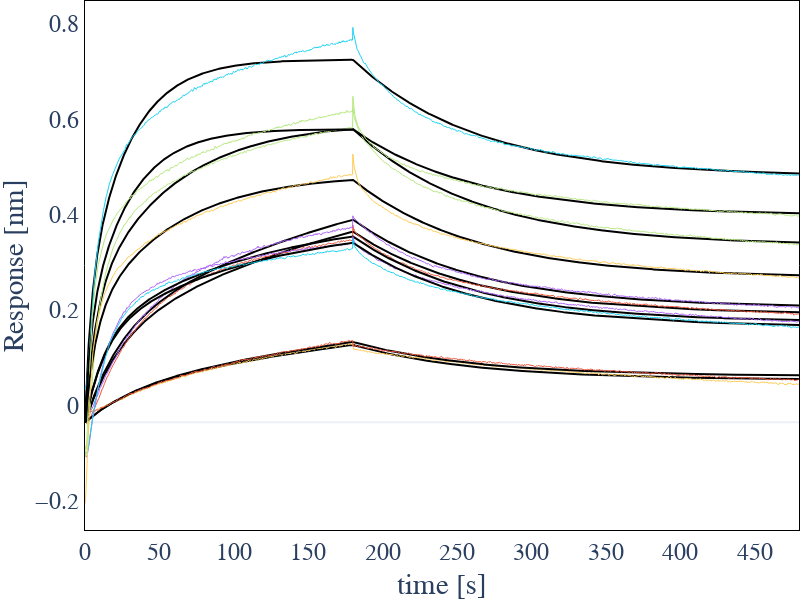

The notebook cell saved with this chart:
### Code cell
import plotly.graph_objects as go

fig = go.Figure()

for ds in exp.datasets:
    if ds.use_for_fit == False: continue
    x = np.array([])
    y = np.array([])
    y_fit = np.array([])
    
    for step in ds.steps:
        # if step.concentration>0: color = 'orangered'
        # elif step.concentration==0: color = 'cornflowerBlue'
        # else: color = 'lightgrey'
        mask = (ds.t>=step.start) & (ds.t<step.stop)

        if f"offset_ds{ds.index}_step{step.index}" in exp.params:
                offset = exp.params[f'offset_ds{ds.index}_step{step.index}'].value
        else: 
            offset = 0

        
        x_step = ds.t[mask]
        y_step = ds.response[mask] - offset
        y_fit_step = ds.fit_response[mask] - offset

        x = np.concatenate([x, x_step])
        y = np.concatenate([y, y_step])
        y_fit = np.concatenate([y_fit, y_fit_step])

    
    x = x - x[0]
    fig.add_scatter(x = x, 
                    y = y_fit,
                    marker=dict(size=0, 
                            color='black',
                            line=dict(width=1, color='black')),
                    line=dict(
                         width=2, 
                         color='black'
                         ),
                    name=ds.steps[0].concentration,)

        

    fig.add_scatter(x = x,
                    y = y,
                    marker=dict(
                            size=0, 
                            #color=color, 
                            line=dict(
                                    width=0.1, 
                                    #color=color
                                    )),
                    line=dict(
                            width=1, 
                            #color=color
                            ),
                    name=f"{ds.index}_{ds.steps[0].concentration:.2e}",
                    )



fig.update_layout(
            height=600,
            width = 800,
            font_family="Arial",
            font_size = 24,
            showlegend=False,
            margin=dict(l=0,r=0,b=0,t=0,pad=0), 
            template='plotly_white',
            paper_bgcolor="rgb(255, 255, 255)",  
            plot_bgcolor="rgb(255, 255, 255)") 

fig.update_xaxes(
    ticklabelposition="inside top", 
    title='time [s]',
    showline=True, 
    linewidth=1, 
    linecolor='black', 
    showgrid=False,
    mirror=True)

fig.update_yaxes(
    ticklabelposition="outside top", 
    title='Response [nm]',
    showline=True, 
    linewidth=1, 
    linecolor='black', 
    showgrid=False,
    mirror=True)



fig.show()

### Figure 1 — Plotly figure (JSON) as saved in the notebook; plotly's stock layout.template omitted (floating-point values rounded to 4 significant figures; data arrays with more than 128 entries replaced by an {"elided": "..."} marker saying what was removed)
{"data": [{"line": {"color": "black", "width": 2}, "marker": {"color": "black", "line": {"color": "black", "width": 1}, "size": 0}, "name": "1.0000000000000001e-07", "type": "scatter", "x": {"elided": "2400 float values"}, "y": {"elided": "2400 float values"}}, {"line": {"width": 1}, "marker": {"line": {"width": 0.1}, "size": 0}, "name": "0_1.00e-07", "type": "scatter", "x": {"elided": "2400 float values"}, "y": {"elided": "2400 float values"}}, {"line": {"color": "black", "width": 2}, "marker": {"color": "black", "line": {"color": "black", "width": 1}, "size": 0}, "name": "1.0000000000000001e-07", "type": "scatter", "x": {"elided": "2400 float values"}, "y": {"elided": "2400 float values"}}, {"line": {"width": 1}, "marker": {"line": {"width": 0.1}, "size": 0}, "name": "1_1.00e-07", "type": "scatter", "x": {"elided": "2400 float values"}, "y": {"elided": "2400 float values"}}, {"line": {"color": "black", "width": 2}, "marker": {"color": "black", "line": {"color": "black", "width": 1}, "size": 0}, "name": "8.000000000000001e-07", "type": "scatter", "x": {"elided": "2400 float values"}, "y": {"elided": "2400 float values"}}, {"line": {"width": 1}, "marker": {"line": {"width": 0.1}, "size": 0}, "name": "2_8.00e-07", "type": "scatter", "x": {"elided": "2400 float values"}, "y": {"elided": "2400 float values"}}, {"line": {"color": "black", "width": 2}, "marker": {"color": "black", "line": {"color": "black", "width": 1}, "size": 0}, "name": "4.0000000000000003e-07", "type": "scatter", "x": {"elided": "2400 float values"}, "y": {"elided": "2400 float values"}}, {"line": {"width": 1}, "marker": {"line": {"width": 0.1}, "size": 0}, "name": "3_4.00e-07", "type": "scatter", "x": {"elided": "2400 float values"}, "y": {"elided": "2400 float values"}}, {"line": {"color": "black", "width": 2}, "marker": {"color": "black", "line": {"color": "black", "width": 1}, "size": 0}, "name": "5.0000000000000004e-08", "type": "scatter", "x": {"elided": "2400 float values"}, "y": {"elided": "2400 float values"}}, {"line": {"width": 1}, "marker": {"line": {"width": 0.1}, "size": 0}, "name": "5_5.00e-08", "type": "scatter", "x": {"elided": "2400 float values"}, "y": {"elided": "2400 float values"}}, {"line": {"color": "black", "width": 2}, "marker": {"color": "black", "line": {"color": "black", "width": 1}, "size": 0}, "name": "5.0000000000000004e-08", "type": "scatter", "x": {"elided": "2400 float values"}, "y": {"elided": "2400 float values"}}, {"line": {"width": 1}, "marker": {"line": {"width": 0.1}, "size": 0}, "name": "6_5.00e-08", "type": "scatter", "x": {"elided": "2400 float values"}, "y": {"elided": "2400 float values"}}, {"line": {"color": "black", "width": 2}, "marker": {"color": "black", "line": {"color": "black", "width": 1}, "size": 0}, "name": "2.0000000000000002e-07", "type": "scatter", "x": {"elided": "2400 float values"}, "y": {"elided": "2400 float values"}}, {"line": {"width": 1}, "marker": {"line": {"width": 0.1}, "size": 0}, "name": "7_2.00e-07", "type": "scatter", "x": {"elided": "2400 float values"}, "y": {"elided": "2400 float values"}}, {"line": {"color": "black", "width": 2}, "marker": {"color": "black", "line": {"color": "black", "width": 1}, "size": 0}, "name": "2.0000000000000002e-07", "type": "scatter", "x": {"elided": "2400 float values"}, "y": {"elided": "2400 float values"}}, {"line": {"width": 1}, "marker": {"line": {"width": 0.1}, "size": 0}, "name": "8_2.00e-07", "type": "scatter", "x": {"elided": "2400 float values"}, "y": {"elided": "2400 float values"}}, {"line": {"color": "black", "width": 2}, "marker": {"color": "black", "line": {"color": "black", "width": 1}, "size": 0}, "name": "8.000000000000001e-07", "type": "scatter", "x": {"elided": "2400 float values"}, "y": {"elided": "2400 float values"}}, {"line": {"width": 1}, "marker": {"line": {"width": 0.1}, "size": 0}, "name": "9_8.00e-07", "type": "scatter", "x": {"elided": "2400 float values"}, "y": {"elided": "2400 float values"}}, {"line": {"color": "black", "width": 2}, "marker": {"color": "black", "line": {"color": "black", "width": 1}, "size": 0}, "name": "4.0000000000000003e-07", "type": "scatter", "x": {"elided": "2400 float values"}, "y": {"elided": "2400 float values"}}, {"line": {"width": 1}, "marker": {"line": {"width": 0.1}, "size": 0}, "name": "11_4.00e-07", "type": "scatter", "x": {"elided": "2400 float values"}, "y": {"elided": "2400 float values"}}], "layout": {"font": {"family": "Arial", "size": 24}, "height": 600, "margin": {"b": 0, "l": 0, "pad": 0, "r": 0, "t": 0}, "paper_bgcolor": "rgb(255, 255, 255)", "plot_bgcolor": "rgb(255, 255, 255)", "showlegend": false, "width": 800, "xaxis": {"linecolor": "black", "linewidth": 1, "mirror": true, "showgrid": false, "showline": true, "ticklabelposition": "inside top", "title": {"text": "time [s]"}}, "yaxis": {"linecolor": "black", "linewidth": 1, "mirror": true, "showgrid": false, "showline": true, "ticklabelposition": "outside top", "title": {"text": "Response [nm]"}}}}
